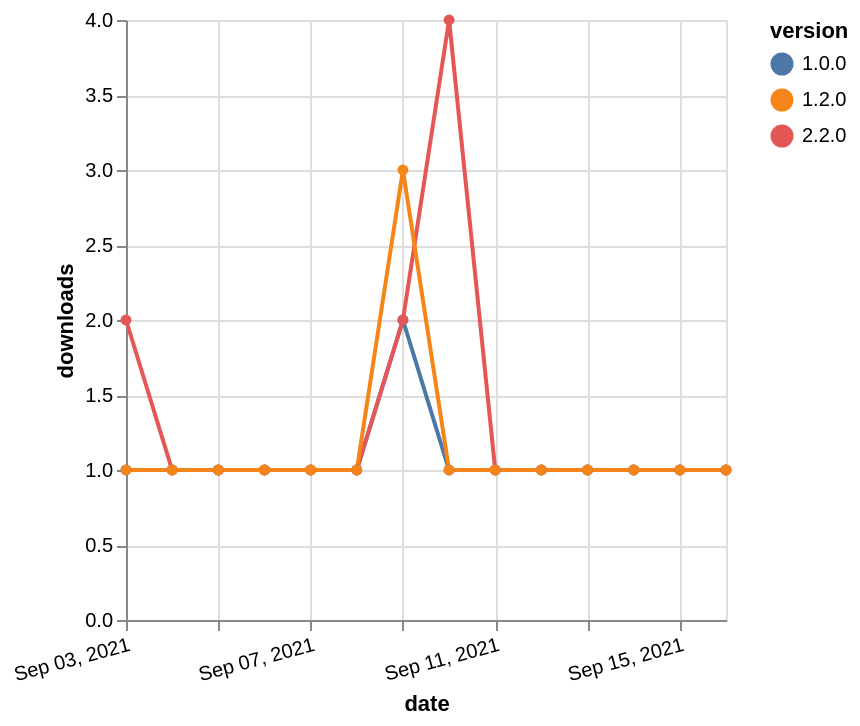

Source (Vega-Lite JSON):
### Vega-Lite specification from a JSON file in a GitHub repository (floating-point values rounded to 4 significant figures)
{"$schema": "https://vega.github.io/schema/vega-lite/v5.json", "description": "A simple bar chart with embedded data.", "data": {"values": [{"date": "2021-09-03", "total": 148, "delta": 1, "version": "1.0.0"}, {"date": "2021-09-04", "total": 149, "delta": 1, "version": "1.0.0"}, {"date": "2021-09-05", "total": 150, "delta": 1, "version": "1.0.0"}, {"date": "2021-09-06", "total": 151, "delta": 1, "version": "1.0.0"}, {"date": "2021-09-07", "total": 152, "delta": 1, "version": "1.0.0"}, {"date": "2021-09-08", "total": 153, "delta": 1, "version": "1.0.0"}, {"date": "2021-09-09", "total": 155, "delta": 2, "version": "1.0.0"}, {"date": "2021-09-10", "total": 156, "delta": 1, "version": "1.0.0"}, {"date": "2021-09-11", "total": 157, "delta": 1, "version": "1.0.0"}, {"date": "2021-09-12", "total": 158, "delta": 1, "version": "1.0.0"}, {"date": "2021-09-13", "total": 159, "delta": 1, "version": "1.0.0"}, {"date": "2021-09-14", "total": 160, "delta": 1, "version": "1.0.0"}, {"date": "2021-09-15", "total": 161, "delta": 1, "version": "1.0.0"}, {"date": "2021-09-16", "total": 162, "delta": 1, "version": "1.0.0"}, {"date": "2021-09-03", "total": 123, "delta": 2, "version": "2.2.0"}, {"date": "2021-09-04", "total": 124, "delta": 1, "version": "2.2.0"}, {"date": "2021-09-05", "total": 125, "delta": 1, "version": "2.2.0"}, {"date": "2021-09-06", "total": 126, "delta": 1, "version": "2.2.0"}, {"date": "2021-09-07", "total": 127, "delta": 1, "version": "2.2.0"}, {"date": "2021-09-08", "total": 128, "delta": 1, "version": "2.2.0"}, {"date": "2021-09-09", "total": 130, "delta": 2, "version": "2.2.0"}, {"date": "2021-09-10", "total": 134, "delta": 4, "version": "2.2.0"}, {"date": "2021-09-11", "total": 135, "delta": 1, "version": "2.2.0"}, {"date": "2021-09-12", "total": 136, "delta": 1, "version": "2.2.0"}, {"date": "2021-09-13", "total": 137, "delta": 1, "version": "2.2.0"}, {"date": "2021-09-14", "total": 138, "delta": 1, "version": "2.2.0"}, {"date": "2021-09-15", "total": 139, "delta": 1, "version": "2.2.0"}, {"date": "2021-09-16", "total": 140, "delta": 1, "version": "2.2.0"}, {"date": "2021-09-03", "total": 168, "delta": 1, "version": "1.2.0"}, {"date": "2021-09-04", "total": 169, "delta": 1, "version": "1.2.0"}, {"date": "2021-09-05", "total": 170, "delta": 1, "version": "1.2.0"}, {"date": "2021-09-06", "total": 171, "delta": 1, "version": "1.2.0"}, {"date": "2021-09-07", "total": 172, "delta": 1, "version": "1.2.0"}, {"date": "2021-09-08", "total": 173, "delta": 1, "version": "1.2.0"}, {"date": "2021-09-09", "total": 176, "delta": 3, "version": "1.2.0"}, {"date": "2021-09-10", "total": 177, "delta": 1, "version": "1.2.0"}, {"date": "2021-09-11", "total": 178, "delta": 1, "version": "1.2.0"}, {"date": "2021-09-12", "total": 179, "delta": 1, "version": "1.2.0"}, {"date": "2021-09-13", "total": 180, "delta": 1, "version": "1.2.0"}, {"date": "2021-09-14", "total": 181, "delta": 1, "version": "1.2.0"}, {"date": "2021-09-15", "total": 182, "delta": 1, "version": "1.2.0"}, {"date": "2021-09-16", "total": 183, "delta": 1, "version": "1.2.0"}]}, "width": "container", "mark": {"type": "line", "point": {"filled": true}}, "encoding": {"x": {"field": "date", "type": "temporal", "timeUnit": "yearmonthdate", "title": "date", "axis": {"labelAngle": -15}}, "y": {"field": "delta", "type": "quantitative", "title": "downloads"}, "color": {"field": "version", "type": "nominal"}, "tooltip": {"field": "delta"}}}
